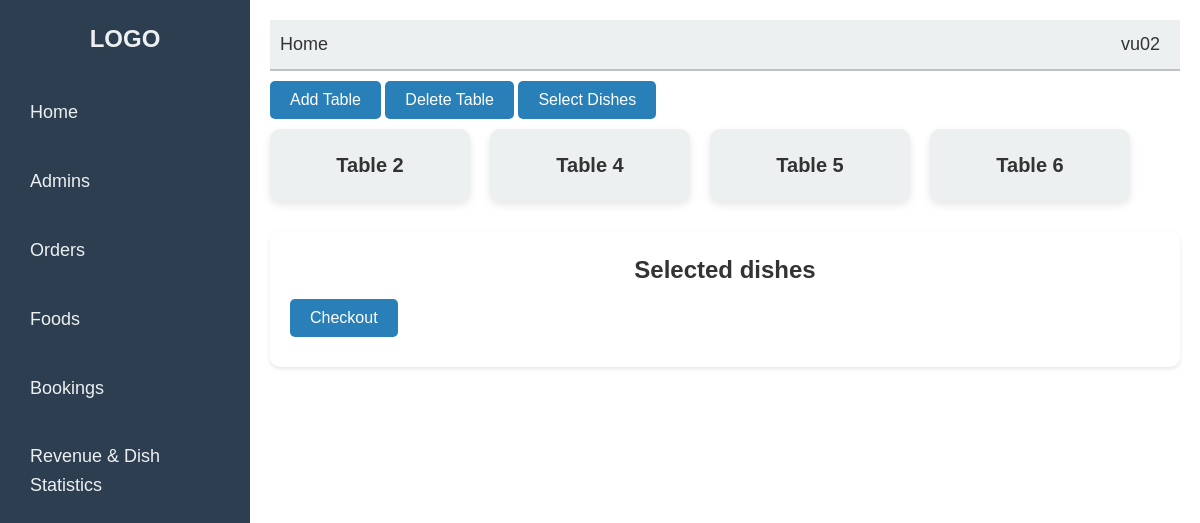
The page /admin_interface/admin.php (signed in) on the database its author committed.
### tables this page shows
CREATE TABLE `restaurant_table` (
  `table_id` int(11) NOT NULL,
  `table_number` int(11) NOT NULL,
  `status` varchar(20) DEFAULT 'empty'
);

### admin_interface/admin.php (the view, shortened to what this page needs)
<?php
include ("config/config.php");
if (isset($_SESSION['user_name'])) {
    $userName = $_SESSION['user_name'];
} else {
    $userName = "USER";
}
$tablesQuery = "SELECT table_id, table_number,status FROM restaurant_table";
$tablesResult = $mysqli->query($tablesQuery);
?>
<!DOCTYPE html>
<html lang="en">
<head>
    <link rel="stylesheet" href="admin.css">
</head>
<body>
    <div class="sidebar">
        <h2>LOGO</h2>
        <ul>
            <li><a href="admin.php">Home</a></li>
            <li><a href="admins.php">Admins</a></li>
            <li><a href="orders.php">Orders</a></li>
            <li><a href="foods.php">Foods</a></li>
            <li><a href="books.php">Bookings</a></li>
            <li><a href="statistics.php" class="button">Revenue & Dish Statistics</a></li>
        </ul>
    </div>
    <div class="main-content">
        <div class="navbar">
            <a href="#">Home</a>
            <div class="dropdown">
                <a href="#" class="user-btn"><?php echo htmlspecialchars($userName); ?></a>
            </div>
        </div>
        <button class="create-btn" id="openAddTableModal">Add Table</button>
        <button id="deleteTableBtn" class="create-btn">Delete Table</button>
        <button id="openMenuSelectionModal" class="create-btn">Select Dishes</button>
        <div class="dashboard">
        <div class="left-card-container">
            <div class="card-container">
                <?php if ($tablesResult->num_rows > 0): ?>
                    <?php while ($table = $tablesResult->fetch_assoc()): ?>
                        <div class="card <?php echo ($table['status'] == 'occupied') ? 'occupied' : ''; ?>"
                            <?php if (!empty($table['table_id'])): ?>
                                data-id="<?php echo htmlspecialchars($table['table_id']); ?>"
                            <?php endif; ?>>
                            <h3>Table <?php echo htmlspecialchars($table['table_number']); ?></h3>
                        </div>
                    <?php endwhile; ?>
                <?php else: ?>
                    <p>No tables found.</p>
                <?php endif; ?>
            </div>
        </div>
            <div class="menu-container" id="menuContainer">
                <center><h2>Selected dishes</h2></center>
                <button id="checkoutBtn" class="create-btn">Checkout</button>
            </div>
        </div>
    </div>
</body>
</html>

### admin_interface/admin.css (style rules this page uses)
* { margin: 0; padding: 0; box-sizing: border-box; }
body { font-family: 'Arial', sans-serif; background-color: #f0f2f5; color: #333; line-height: 1.6; margin: 0; display: flex; }
.sidebar { width: 250px; background-color: #2c3e50; height: 100vh; padding: 20px; position: fixed; top: 0; left: 0; }
.sidebar h2 { color: #ecf0f1; font-size: 24px; text-align: center; margin-bottom: 30px; }
.sidebar ul { list-style-type: none; }
.sidebar ul li { margin-bottom: 20px; }
.sidebar ul li a { color: #ecf0f1; text-decoration: none; font-size: 18px; padding: 10px; display: block; transition: background-color 0.3s ease; }
.main-content { margin-left: 250px; padding: 20px; width: calc(100% - 250px); background-color: #fff; min-height: 100vh; box-shadow: 0 2px 4px rgba(0, 0, 0, 0.1); }
.navbar { display: flex; justify-content: space-between; background-color: #ecf0f1; padding: 10px; border-bottom: 2px solid #bdc3c7; }
.navbar a { color: #333; text-decoration: none; font-size: 18px; }
.user-btn { color: #2c3e50; font-size: 18px; background-color: #ecf0f1; border: none; cursor: pointer; padding: 10px; }
.create-btn { background-color: #2980b9; color: white; border: none; padding: 10px 20px; cursor: pointer; margin: 10px 0; font-size: 16px; border-radius: 5px; transition: background-color 0.3s ease; }
.card-container { display: flex; flex-wrap: wrap; gap: 20px; }
.card { background-color: #ecf0f1; padding: 20px; border-radius: 10px; text-align: center; width: 200px; box-shadow: 0 4px 8px rgba(0, 0, 0, 0.1); transition: transform 0.3s ease, background-color 0.3s ease; cursor: pointer; }
.card h3 { font-size: 20px; }
.menu-container { margin-top: 30px; padding: 20px; background-color: #fff; border-radius: 10px; box-shadow: 0 2px 4px rgba(0, 0, 0, 0.1); }
.dropdown { position: relative; display: inline-block; }

### rows shown on the page
restaurant_table: table_number "2"
restaurant_table: table_number "4"
restaurant_table: table_number "5"
restaurant_table: table_number "6"

### other values the page prints
$userName "vu02"
